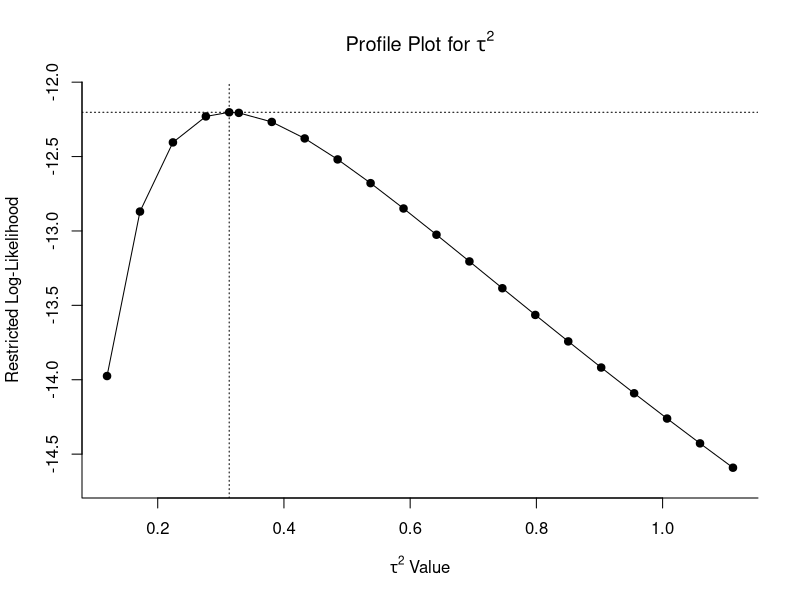
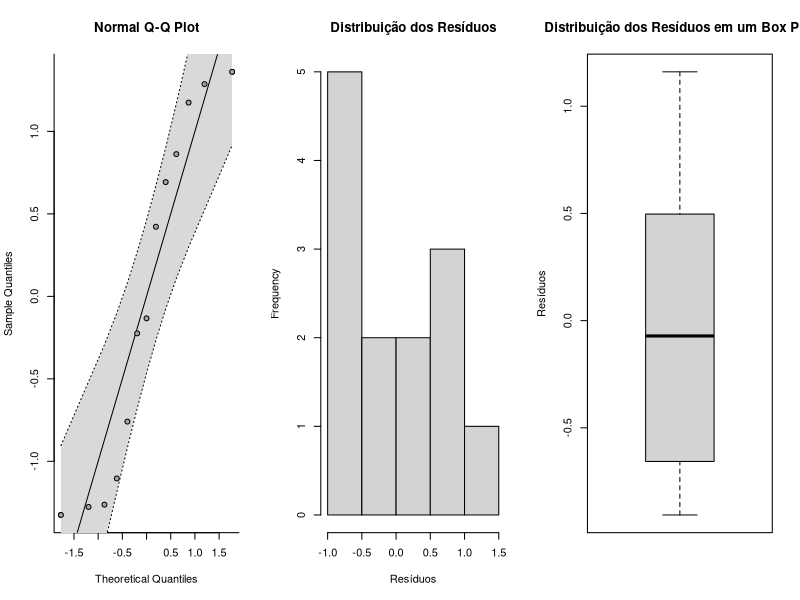

Source code (R) for these figures, in order:
## ---- chunk 1
library(metafor)
dat <- dat.bcg
dat <- escalc(measure="RR", ai=tpos, bi=tneg, ci=cpos, di=cneg, data=dat.bcg)
model1 <- rma(yi = yi, vi = vi, data = dat)
## ---- chunk 2
model1
## ---- chunk 3
valores <- data.frame(estimate = model1$b, se = model1$se, zval = model1$zval, pval = model1$pval, ci.lb = model1$ci.lb, ci.ub = model1$ci.ub)
row.names(valores) <- 1
knitr::kable(valores, digits = 3, format = "pandoc", align = "c")
## ---- chunk 4
valores <- cbind(valores, tau2 = model1$tau2, se.tau2 = model1$se.tau2)
knitr::kable(valores, digits = 3, format = "pandoc", align = "c")
## ---- chunk 5
profile.rma.uni(model1)
## ---- chunk 6
model1
## ---- chunk 7
valores <- cbind(valores,  QE = model1$QE, QEp = model1$QEp, I2 = model1$I2, H2 = model1$H2)
knitr::kable(valores, digits = 3, format = "pandoc", align = "c")
## ---- chunk 8
par(mfrow = c(1,3))
qqnorm.rma.uni(model1)
hist(rstudent.rma.uni(model1)$resid, xlab = "Resíduos", main = "Distribuição dos Resíduos")
boxplot(resid(model1), ylab = "Resíduos", main = "Distribuição dos Resíduos em um Box Plot")
## ---- chunk 9
l1o <- data.frame(ids = leave1out.rma.uni(model1)$slab, estimate = leave1out.rma.uni(model1)$estimate, se = leave1out.rma.uni(model1)$se, 
                  zval = leave1out.rma.uni(model1)$zval,  pval = leave1out.rma.uni(model1)$pval, ci.lb = leave1out.rma.uni(model1)$ci.lb, 
                  ci.ub = leave1out.rma.uni(model1)$ci.ub, Q = leave1out.rma.uni(model1)$Q, Qp = leave1out.rma.uni(model1)$Qp, 
                  tau2 = leave1out.rma.uni(model1)$tau2, I2 = leave1out.rma.uni(model1)$I2, H2 = leave1out.rma.uni(model1)$H2)
knitr::kable(l1o, digits = 3, format = "html", align = "c")
## ---- chunk 10
inf <- data.frame(ids = influence.rma.uni(model1)$ids, influence.rma.uni(model1)$inf, influence.rma.uni(model1)$dfbs)
colnames(inf)[10] <- "dfbs"
knitr::kable(inf, digits = 2, format = "html", align = "c")
## ---- chunk 11
knitr::kable(inf, digits = 2, format = "html", align = "c")
## ---- chunk 12
knitr::kable(inf, digits = 2, format = "html", align = "c")
## ---- chunk 13
knitr::kable(inf, digits = 2, format = "html", align = "c")
## ---- chunk 14
knitr::kable(inf, digits = 2, format = "html", align = "c")
## ---- chunk 15
(model2 <- rma(yi = yi, vi = vi, data = dat, mods = ~ ablat))
## ---- chunk 16
mixef <- data.frame(modelo = rep("mixed-effects model", 2), variavel = c("Intecepto", "Latitude"), estimate = model2$b, se = model2$se, zval = model2$zval, pval = model2$pval, ci.lb = model2$ci.lb, ci.ub = model2$ci.ub)
row.names(mixef) <- c(2,3)

mixef_diag <- data.frame(tipo = "mixed-effects model", tau2 = model2$tau2, se.tau2 = model2$se.tau2, QM = model2$QM, QMp = model2$QMp, QE = model2$QE, QEp = model2$QEp, I2 = model2$I2, H2 = model2$H2)

randomeff <- data.frame(modelo = "random-effects model", variavel = "Estimativa", estimate = model1$b, 
                              se = model1$se, zval = model1$zval, pval = model1$pval, 
                              ci.lb = model1$ci.lb, ci.ub = model1$ci.ub)
row.names(randomeff) <- 1

knitr::kable(rbind(randomeff, mixef), digits = 2, format = "markdown", align = "c")
## ---- chunk 17
knitr::kable(rbind(data.frame(tipo = "random-effects model", tau2 = model1$tau2, se.tau2 = model1$se.tau2, 
                              QM = NA, QMp = NA, QE = model1$QE, QEp = model1$QEp, I2 = model1$I2, H2 = model1$H2), mixef_diag), 
             digits = 2, format = "html", align = "c")
## ---- chunk 18
anova(model2) # compare com os resultados do output de model2
## ---- chunk 19
anova(model2, btt = c(1,2)) # o teste fala quais coeficientes estão sendo testados
## ---- chunk 20
(model3 <- rma(yi = yi, vi = vi, data = dat, mods = ~ alloc))
## ---- chunk 21
resultado <- data.frame(variavel = c("Intecepto", "Allocation.Random", "Allocation.Systematic"), estimate = model3$b, 
                        se = model3$se, zval = model3$zval, pval = model3$pval, ci.lb = model3$ci.lb, ci.ub = model3$ci.ub)
knitr::kable(resultado, digits = 3, format = "markdown", align = "c", row.names = FALSE)
## ---- chunk 22
anova(model3) # testando o efeito apenas de dois níveis do moderador
## ---- chunk 23
anova(model3, btt = c(1,2,3)) # testando o efeito do moderador
## ---- chunk 24
model4 <- rma(yi = yi, vi = vi, data = dat, mods = ~ alloc - 1) # removendo o intercepto
## ---- chunk 25
knitr::kable(data.frame(variavel = c("Allocation.Alternate", "Allocation.Random", "Allocation.Systematic"), estimate = model4$b, 
                        se = model4$se, zval = model4$zval, pval = model4$pval, ci.lb = model4$ci.lb, ci.ub = model4$ci.ub),
             digits = 3, format = "pandoc", align = "c", row.names = FALSE)
## ---- chunk 26
anova(model4, L = c(1, -1, 0)) # "Allocation.Alternate" vs "Allocation.Random"
## ---- chunk 27
anova(model4, L = c(1, -2, 1)) # "Allocation.Alternate" + "Allocation.Systematic" vs "Allocation.Random"
## ---- chunk 28
model5 <- rma(yi = yi, vi = vi, data = dat, mods = ~ alloc + ablat)
knitr::kable(data.frame(variavel = c("Intercepto", "Allocation.Random", "Allocation.Systematic", "Latitude"), estimate = model5$b, 
                        se = model5$se, zval = model5$zval, pval = model5$pval, ci.lb = model5$ci.lb, ci.ub = model5$ci.ub),
             digits = 3, format = "pandoc", align = "c", row.names = FALSE)
## ---- chunk 29
model6 <- rma(yi = yi, vi = vi, data = dat, mods = ~ alloc * ablat)
knitr::kable(data.frame(variavel = c("Intercepto", "Allocation.Random", "Allocation.Systematic", "Latitude", 
                                     "Allocation.Random:Latitude", "Allocation.Systematic:Latitude"), 
                        estimate = model6$b, se = model6$se, zval = model6$zval, pval = model6$pval, 
                        ci.lb = model6$ci.lb, ci.ub = model6$ci.ub),
             digits = 3, format = "pandoc", align = "c", row.names = FALSE)
## ---- chunk 30
model7 <- rma(yi = yi, vi = vi, data = dat, mods = ~ alloc : ablat - 1)
knitr::kable(data.frame(variavel = c("Allocation.Alternate:Latitude", "Allocation.Random:Latitude", "Allocation.Systematic:Latitude"), 
                        estimate = model7$b, se = model7$se, zval = model7$zval, pval = model7$pval, 
                        ci.lb = model7$ci.lb, ci.ub = model7$ci.ub),
             digits = 3, format = "pandoc", align = "c", row.names = FALSE)
